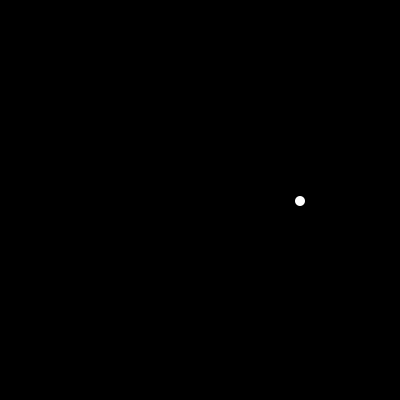
Frame 1 (no input)
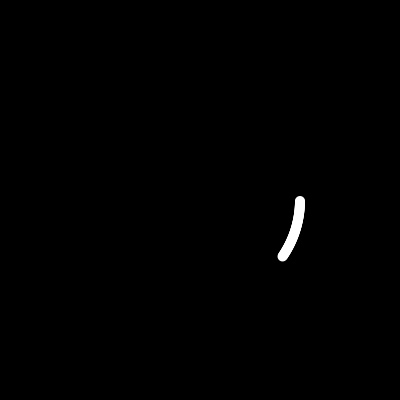
Frame 60 (the mouse pressed at the canvas centre just before this capture)
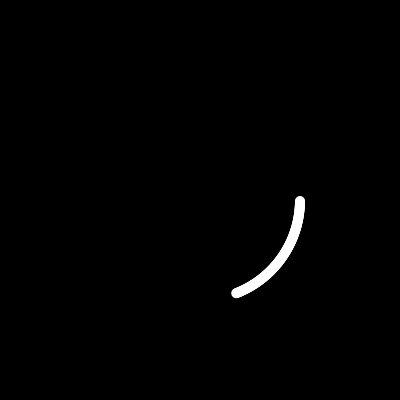
Frame 120 (the mouse held since frame 60 and released just before this capture)

The Processing sketch that drew these frames (run headless with seeded random() and noise(); from frame 60 on, the mouse is pressed at the canvas centre):

// Processing sketch: position
// ── position.pde
Wave xWave = new Wave(PI/2, 0.01, 100);
Wave yWave = new Wave(0, 0.01, 100);
float x, y;

void setup() {
 size(400, 400); 
 background(0);
 noStroke();
}

void draw() {
 translate(width/2, height/2);
 x = xWave.wave();
 y = yWave.wave(); 
 ellipse(x, y, 10, 10);   
}



// ── Wave.pde
class Wave {
  float t, f, a;

  Wave(float _t, float _f, float _a) {
    t = _t;
    f = _f;
    a = _a;
  }

  float  wave  () {
    t+=f;
    return sin(t)*a;
  }
}
